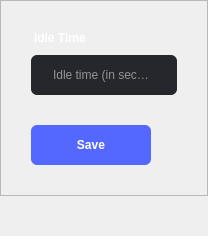
          <widget class="QWidget" name="settingsPage">
           <layout class="QVBoxLayout" name="verticalLayout_8">
            <property name="spacing">
             <number>0</number>
            </property>
            <property name="leftMargin">
             <number>0</number>
            </property>
            <property name="topMargin">
             <number>0</number>
            </property>
            <property name="rightMargin">
             <number>0</number>
            </property>
            <property name="bottomMargin">
             <number>0</number>
            </property>
            <item>
             <widget class="QFrame" name="settings">
              <property name="sizePolicy">
               <sizepolicy hsizetype="Expanding" vsizetype="Fixed">
                <horstretch>0</horstretch>
                <verstretch>0</verstretch>
               </sizepolicy>
              </property>
              <property name="styleSheet">
               <string notr="true">QFrame#settings {
	padding: 30px;
}

QPushButton {
	border-radius: 6px;
	min-height: 40px;
	max-height: 40px;
	max-width: 120px;
	font-family: &quot;Segoe UI&quot;, sans-serif;
	font-weight: 500;
	font-size: 12px;
	color: white;
}

QPushButton:hover {
	background-color: #4D5FE8;;
}</string>
              </property>
              <property name="frameShape">
               <enum>QFrame::StyledPanel</enum>
              </property>
              <property name="frameShadow">
               <enum>QFrame::Raised</enum>
              </property>
              <layout class="QVBoxLayout" name="verticalLayout_7">
               <property name="spacing">
                <number>0</number>
               </property>
               <property name="leftMargin">
                <number>0</number>
               </property>
               <property name="topMargin">
                <number>0</number>
               </property>
               <property name="rightMargin">
                <number>0</number>
               </property>
               <property name="bottomMargin">
                <number>0</number>
               </property>
               <item>
                <widget class="QLabel" name="label">
                 <property name="styleSheet">
                  <string notr="true">font-family: &quot;Segoe UI&quot;, sans-serif;
font-size: 12px;
font-weight: 500;
color: white;
background-color: transparent;
text-align: left;
margin-bottom: 10px;</string>
                 </property>
                 <property name="text">
                  <string>Idle Time</string>
                 </property>
                </widget>
               </item>
               <item>
                <widget class="QLineEdit" name="txtIdleTime">
                 <property name="styleSheet">
                  <string notr="true">QLineEdit {
	background-color: #26272D;
	border-radius: 6px;
	padding-left: 20px;
	padding-right: 20px;
	
	min-height: 40px;
	max-height: 40px;

	max-width: 140px;
	
	font-family: &quot;Segoe UI&quot;, sans-serif;
	font-size: 12px;
	font-weight: 400;
	color: white;
	
	margin-bottom: 30px;
}</string>
                 </property>
                 <property name="text">
                  <string/>
                 </property>
                 <property name="placeholderText">
                  <string>Idle time (in seconds)</string>
                 </property>
                </widget>
               </item>
               <item>
                <widget class="QPushButton" name="btnSave">
                 <property name="cursor">
                  <cursorShape>PointingHandCursor</cursorShape>
                 </property>
                 <property name="styleSheet">
                  <string notr="true">background-color: #5468ff;</string>
                 </property>
                 <property name="text">
                  <string>Save</string>
                 </property>
                </widget>
               </item>
              </layout>
             </widget>
            </item>
            <item>
             <spacer name="verticalSpacer_4">
              <property name="orientation">
               <enum>Qt::Vertical</enum>
              </property>
              <property name="sizeHint" stdset="0">
               <size>
                <width>20</width>
                <height>40</height>
               </size>
              </property>
             </spacer>
            </item>
           </layout>
          </widget>
